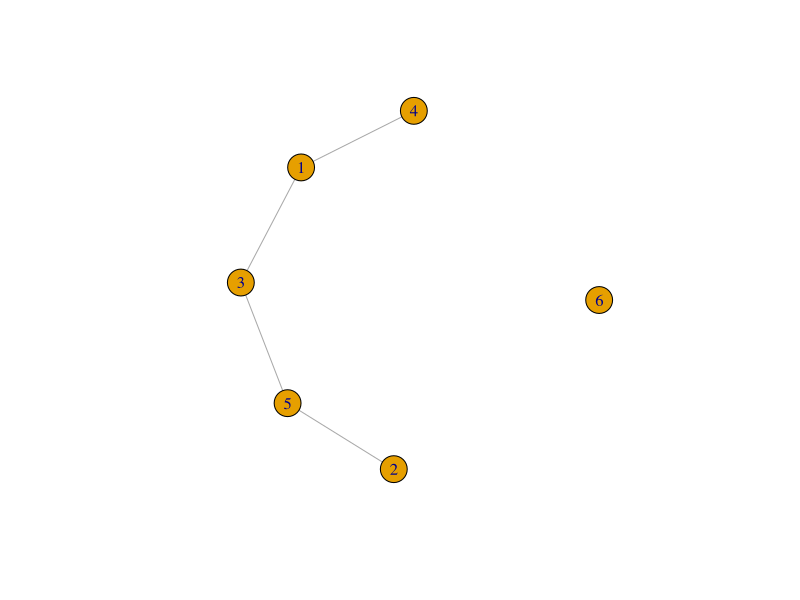
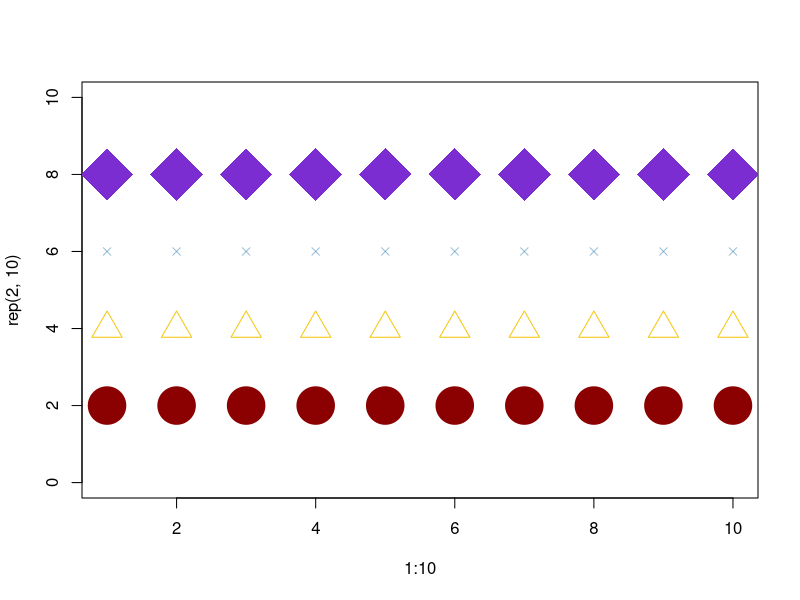

These figures' R source, in order:
## ---- chunk 1
# 载入igraph包
library(igraph)
## ---- chunk 2
set.seed(10)
g1 <- sample_smallworld(1, 200, 5, 0.05)
vcount(g1)
ecount(g1)
# 图的直径
diameter(g1)
# 图的密度
edge_density(g1)
# 点的相邻点 ego（graph，length，node）   length 相隔几个点  node 哪个点
unlist(ego(g1,1,10))

# 点邻居的统计，得到结果为list，下例中，1 位邻居长度，6 是查询的点

ego(g1,1,6)

## ---- chunk 3
g1<-graph(edges = c(1,3,2,5,4,1,5,3),n=6,directed = F)
plot(g1)
# 查看属性,U 代表无向图   
print(g1)
## ---- chunk 4
# cex 点的大小， pch 点的样式, col 点的颜色，多个表达方式，其中alpha可为透明度
plot(x=1:10,y=rep(2,10),cex=5,col="dark red",pch=19,ylim = c(0,10))
points(x=1:10,y=rep(4,10),cex=3,col="557799",pch=2)
points(x=1:10,y=rep(6,10),cex=1,col=rgb(.2,.5,.7,alpha = .5),pch=4)
points(x=1:10,y=rep(8,10),cex=7,col=rgb(123,45,209,maxColorValue = 255),pch=18)
#line(x=1:10,y=rep(9,10),col="red")
## ---- chunk 5
# 全部清理
rm(list=ls())
# 清理某一个
a<-10
rm(a)

## ---- chunk 6
fun_cal<-function(x){
  
  a<-10
  # beta IBK  个人教育背景
  beta<-1
  # omega FR 忘记因素
  omega<-3
  # sigma   对谣言源头的信任度
  sigma<-10
  y<-a*exp((-1)*beta*x)*cos(omega*x+sigma)
  y[which(y<0)]<-y[which(y<0)]*(-1)
  return(y)
}

plot_fua<-function(fm,to,by){
  x<-seq(fm,to,by)
  y<-fun_cal(x)
  plot(x,y)
  lines(x,y)
}
